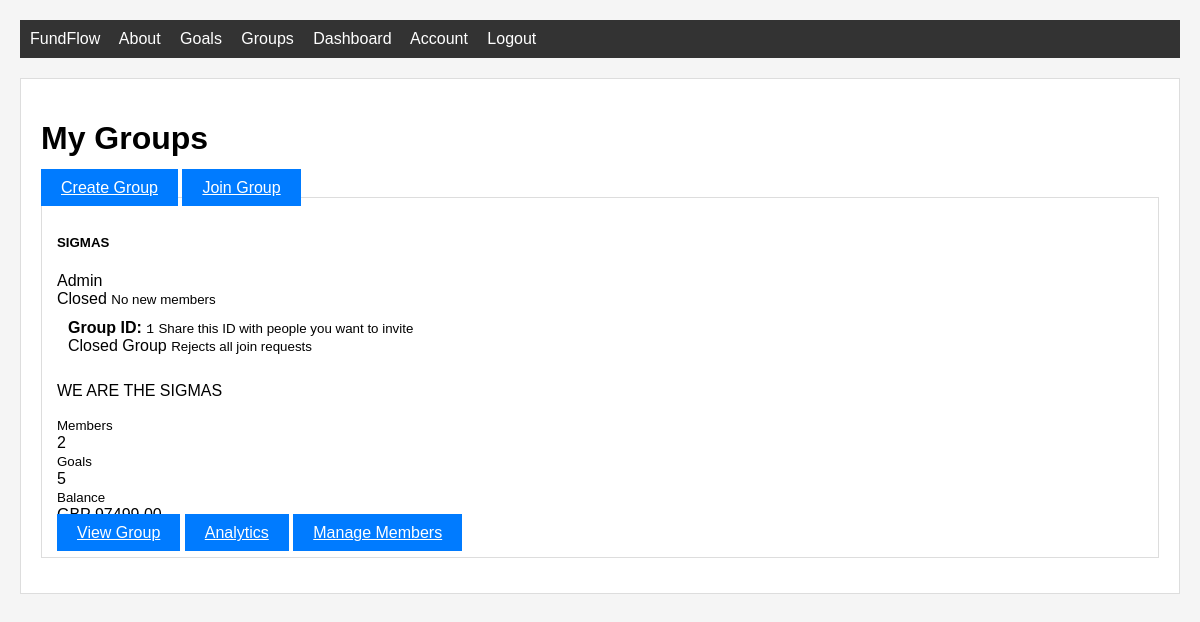
The page /groups (signed in) on the database its author committed.
### home/db_models.py (models this page shows, shortened)
class Group(db.Model):
    id = db.Column(db.Integer, primary_key=True)
    name = db.Column(db.String(100), nullable=False)
    description = db.Column(db.Text, nullable=True)
    created_at = db.Column(db.DateTime, nullable=False, default=datetime.utcnow)
    currency = db.Column(db.String(10), nullable=False, default='USD')
    is_active = db.Column(db.Boolean, nullable=False, default=True)
    is_open = db.Column(db.Boolean, nullable=False, default=True)
    balance = db.Column(db.Float, nullable=False, default=0.0)  # Add this field
    members = db.relationship('GroupMember', backref='group', lazy=True, cascade='all, delete-orphan')
    goals = db.relationship('GroupGoal', backref='group', lazy=True, cascade='all, delete-orphan')
    transactions = db.relationship('GroupTransaction', backref='group', lazy=True, cascade='all, delete-orphan')
    join_requests = db.relationship('GroupJoinRequest', backref='group', lazy=True, cascade='all, delete-orphan')

### home/routes.py (the view)
@app.route("/groups")
@login_required
def groups():
    page = request.args.get('page', 1, type=int)
    per_page = 6
    user_groups = Group.query.join(GroupMember).filter(
        GroupMember.user_id == current_user.id,
        GroupMember.is_active == True
    ).paginate(page=page, per_page=per_page, error_out=False)
    admin_groups = Group.query.join(GroupMember).filter(
        GroupMember.user_id == current_user.id,
        GroupMember.role == 'admin',
        GroupMember.is_active == True
    ).all()
    return render_template("groups.html", title="My Groups",
                         user_groups=user_groups, admin_groups=admin_groups)

### home/db_models.py (called while the page is built)
@login_manager.user_loader
def load_user(user_id):
    return User.query.get(int(user_id))

### home/templates/groups.html (shortened to what this page needs)
{% extends "layout.html" %}
{% block content %}
<div class="content-section">
    <div class="d-flex justify-content-between align-items-center mb-4">
        <h1>My Groups</h1>
        <div>
            <a href="{{ url_for('create_group') }}" class="btn btn-primary">Create Group</a>
            <a href="{{ url_for('join_group') }}" class="btn btn-outline-primary">Join Group</a>
        </div>
    </div>
    {% if user_groups.items %}
        <div class="row">
            {% for group in user_groups.items %}
                <div class="col-md-6 mb-4">
                    <div class="card h-100">
                        <div class="card-body">
                            <div class="d-flex justify-content-between align-items-start mb-2">
                                <h5 class="card-title mb-0">{{ group.name }}</h5>
                                <div class="text-end">
                                    {% if group in admin_groups %}
                                        <span class="badge bg-warning">Admin</span>
                                    {% else %}
                                        <span class="badge bg-info">Member</span>
                                    {% endif %}
                                    <div class="mt-1">
                                        {% if group.is_open %}
                                            <span class="badge bg-success">Open</span>
                                            <small class="text-muted d-block">Accepts requests</small>
                                        {% else %}
                                            <span class="badge bg-danger">Closed</span>
                                            <small class="text-muted d-block">No new members</small>
                                        {% endif %}
                                    </div>
                                </div>
                            </div>
                            <div class="alert alert-secondary mb-4">
                                <div class="d-flex justify-content-between align-items-center">
                                    <div>
                                        <strong>Group ID:</strong> <code class="fs-5">{{ group.id }}</code>
                                        <small class="text-muted d-block">Share this ID with people you want to invite</small>
                                    </div>
                                    <div>
                                        {% if group.is_open %}
                                            <span class="badge bg-success">Open Group</span>
                                            <small class="text-muted d-block">Accepts join requests (requires approval)</small>
                                        {% else %}
                                            <span class="badge bg-danger">Closed Group</span>
                                            <small class="text-muted d-block">Rejects all join requests</small>
                                        {% endif %}
                                    </div>
                                </div>
                            </div>
                            <p class="card-text text-muted">{{ group.description or 'No description' }}</p>
                            <div class="row text-center mb-3">
                                <div class="col-4">
                                    <small class="text-muted">Members</small>
                                    <div class="fw-bold">{{ group.members|selectattr('is_active', 'equalto', true)|list|length }}</div>
                                </div>
                                <div class="col-4">
                                    <small class="text-muted">Goals</small>
                                    <div class="fw-bold">{{ group.goals|length }}</div>
                                </div>
                                <div class="col-4">
                                    <small class="text-muted">Balance</small>
                                    <div class="fw-bold">{{ group.currency }} {{ '%.2f'|format(group.balance) }}</div>
                                </div>
                            </div>
                            <div class="d-grid gap-2">
                                <a href="{{ url_for('group_detail', group_id=group.id) }}" class="btn btn-outline-primary">View Group</a>
                                {% if group in admin_groups %}
                                    <a href="{{ url_for('group_analytics', group_id=group.id) }}" class="btn btn-outline-info">Analytics</a>
                                    <a href="{{ url_for('group_members', group_id=group.id) }}" class="btn btn-outline-secondary">Manage Members</a>
                                {% endif %}
                            </div>
                        </div>
                    </div>
                </div>
            {% endfor %}
        </div>
    {% endif %}
</div>
{% endblock %}

### home/static/main.css (style rules this page uses)
body { font-family: Arial, sans-serif; margin: 20px; background-color: #f5f5f5; }
.btn { padding: 10px 20px; background-color: #007bff; color: white; border: none; cursor: pointer; }
.card { border: 1px solid #ddd; padding: 15px; margin-bottom: 15px; }
.alert { padding: 10px; margin-bottom: 15px; border: 1px solid transparent; }

### rows shown on the page
Group: name "SIGMAS", is_open "Closed", id "1", description "WE ARE THE SIGMAS", members|selectattr "2", goals|length "5"
